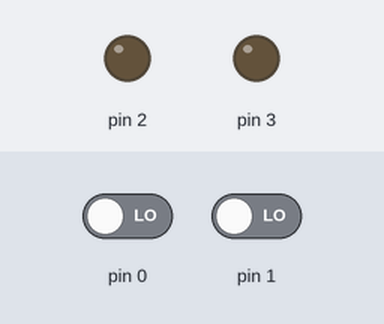
Recording of a sketch running on a simulated Arduino Uno, built with avr-gcc and run on an emulated ATmega328P. Parts: output pins drawn as LEDs (lit = HIGH). The test bench sets the inputs (shaded band); at power-on: pin 0 LOW, pin 1 LOW.

Above: at 1.2 s.
1.3 s: pin 0 driven HIGH
At 2.0 s:
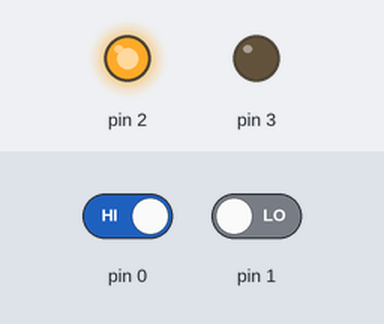
2.8 s: pin 1 driven HIGH
At 3.2 s:
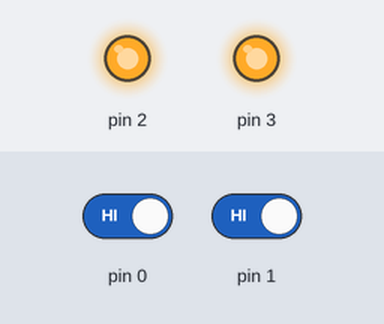
4.3 s: pin 0 driven LOW
At 5.5 s:
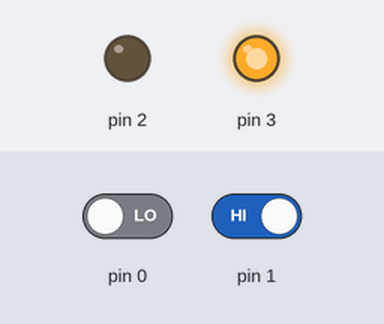
5.8 s: pin 1 driven LOW
At 6.7 s:
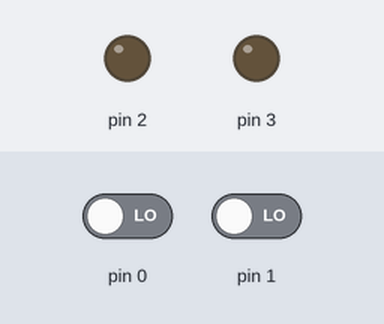
Timing chart, 0 to 8.3 s (numbered marks = the images above; inputs shaded):
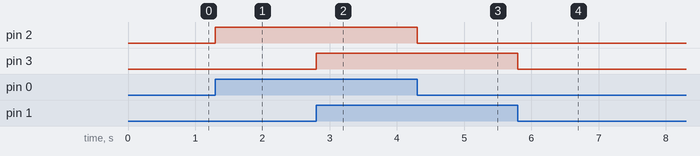

Measured:
- after the input at 1.3 s, pin 2: LOW → HIGH at once
- after the input at 2.8 s, pin 3: LOW → HIGH at once
- after the input at 4.3 s, pin 2: HIGH → LOW at once
- after the input at 5.8 s, pin 3: HIGH → LOW at once

The sketch:

sketch_jul12a.ino
```cpp
void setup() {

  pinMode(2, OUTPUT);
  pinMode(3, OUTPUT);
  pinMode(0, INPUT);
  pinMode(1, INPUT);

}

void loop() {

  if(digitalRead(0) == HIGH) {
    digitalWrite(2, HIGH);
  }
  else {
    digitalWrite(2, LOW);
  }

  if(digitalRead(1) == HIGH) {
    digitalWrite(3, HIGH);
  }
  else {
    digitalWrite(3, LOW);
  }
  }
```
